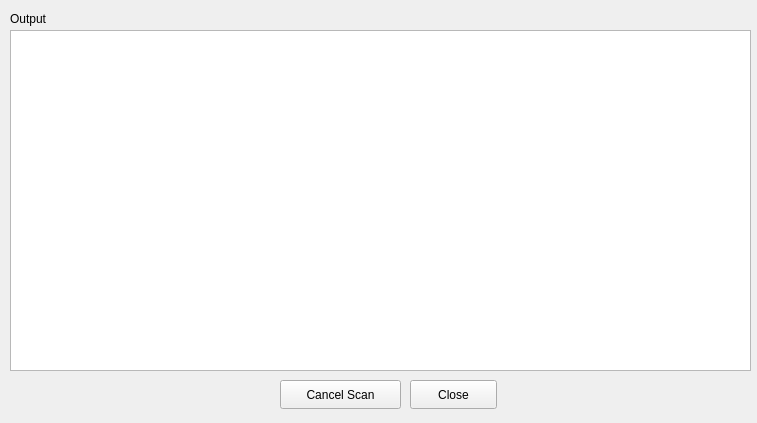
<?xml version="1.0" encoding="UTF-8"?>
<ui version="4.0">
 <class>ScanWindow</class>
 <widget class="QMainWindow" name="ScanWindow">
  <property name="geometry">
   <rect>
    <x>0</x>
    <y>0</y>
    <width>757</width>
    <height>423</height>
   </rect>
  </property>
  <property name="sizePolicy">
   <sizepolicy hsizetype="Fixed" vsizetype="Fixed">
    <horstretch>0</horstretch>
    <verstretch>0</verstretch>
   </sizepolicy>
  </property>
  <property name="minimumSize">
   <size>
    <width>757</width>
    <height>423</height>
   </size>
  </property>
  <property name="maximumSize">
   <size>
    <width>757</width>
    <height>423</height>
   </size>
  </property>
  <property name="windowTitle">
   <string>Scan for viruses</string>
  </property>
  <property name="windowIcon">
  </property>
  <widget class="QWidget" name="centralwidget">
   <widget class="QTextEdit" name="txtScan">
    <property name="geometry">
     <rect>
      <x>10</x>
      <y>30</y>
      <width>741</width>
      <height>341</height>
     </rect>
    </property>
   </widget>
   <widget class="QLabel" name="lblOutput">
    <property name="geometry">
     <rect>
      <x>10</x>
      <y>10</y>
      <width>54</width>
      <height>17</height>
     </rect>
    </property>
    <property name="text">
     <string>Output</string>
    </property>
   </widget>
   <widget class="QPushButton" name="btnCancelScan">
    <property name="geometry">
     <rect>
      <x>280</x>
      <y>380</y>
      <width>121</width>
      <height>29</height>
     </rect>
    </property>
    <property name="text">
     <string>Cancel Scan</string>
    </property>
   </widget>
   <widget class="QPushButton" name="btnClose">
    <property name="geometry">
     <rect>
      <x>410</x>
      <y>380</y>
      <width>87</width>
      <height>29</height>
     </rect>
    </property>
    <property name="text">
     <string>Close</string>
    </property>
   </widget>
  </widget>
 </widget>
 <resources>
 </resources>
 <connections/>
</ui>
